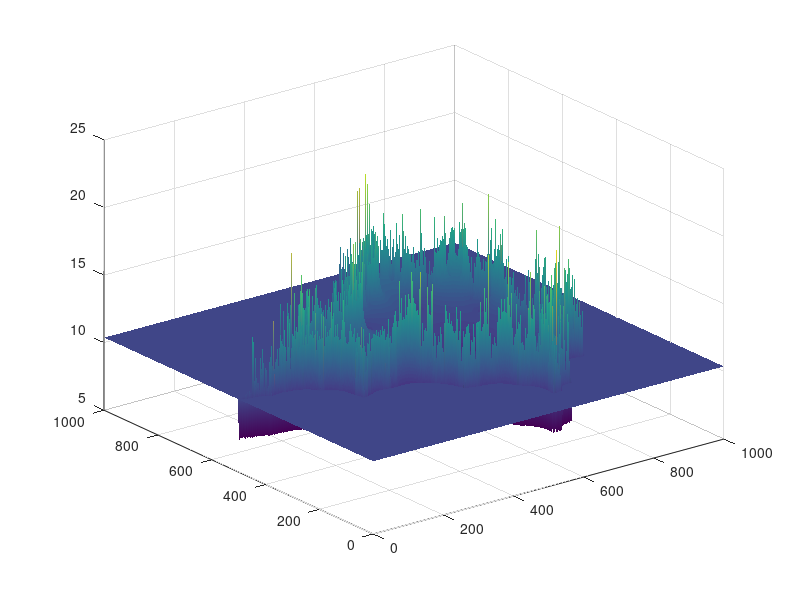

Here is the MATLAB script that generated this plot:
N = 10; % Iteration limit
x = linspace(-2,1,1000);
y = linspace(-1.4,1.4,1000);

[X Y] = meshgrid(x,y);

Zc = X+i*Y;
Z = zeros(size(Zc));

for k = 1:N
    Z = Z.^2 + Zc;
end

Z(abs(Z)>1e6) = 2;

modulus = abs(Z);

mu = N - log(log(modulus));

surf(abs(mu));
shading interp